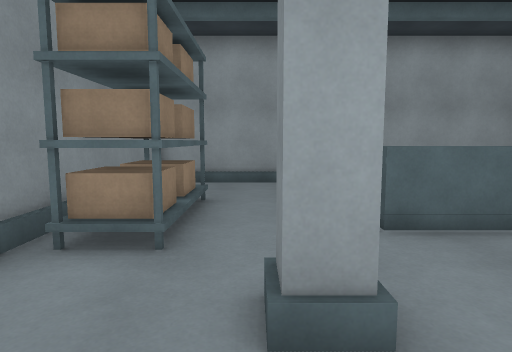
[1] (above)

18 first-person views from a walk through a scene from a Unity 3-D project. The camera is 1.4 m above the floor, tilts 6° down and sees 75° across. The floor is counted in squares, 1 m on a side. Each view is taken from the middle of a square. On the plan, view 1 faces up. The plan holds only what a view shows up to about 15 squares ahead; the rest is blank. The player character is not drawn.

[2]
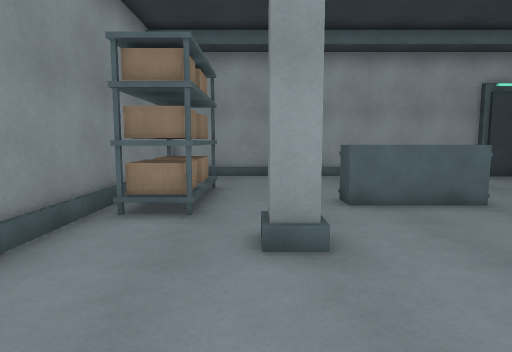

[3]
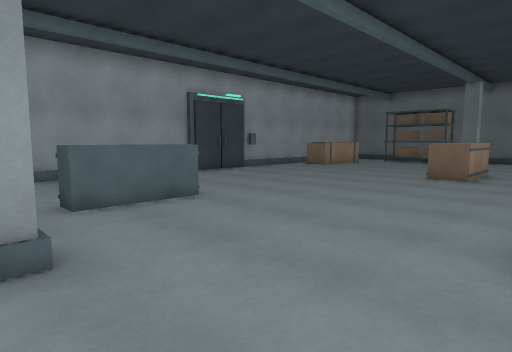

[4]
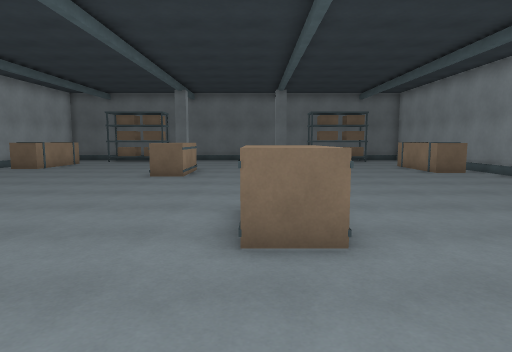

[5]
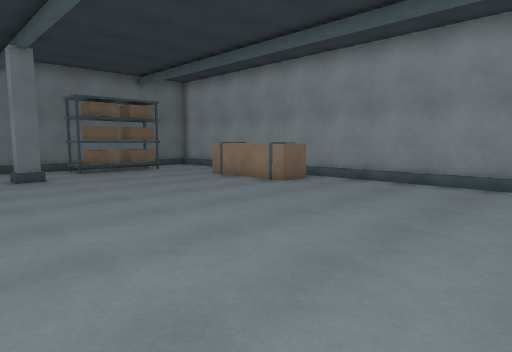

[6]
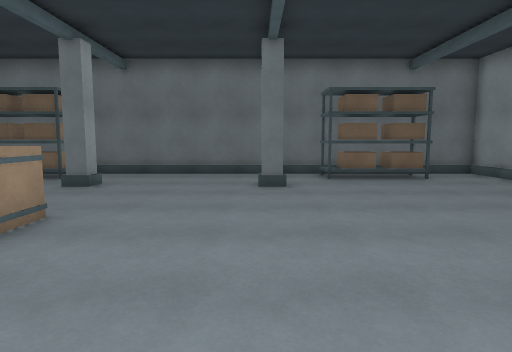

[7]
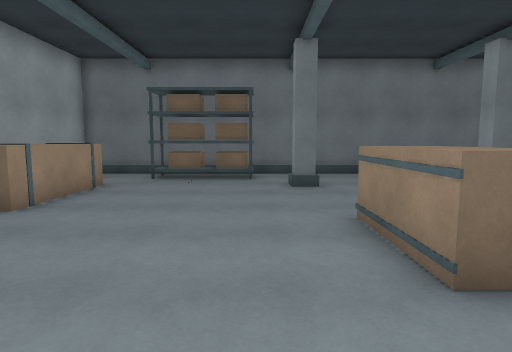

[8]
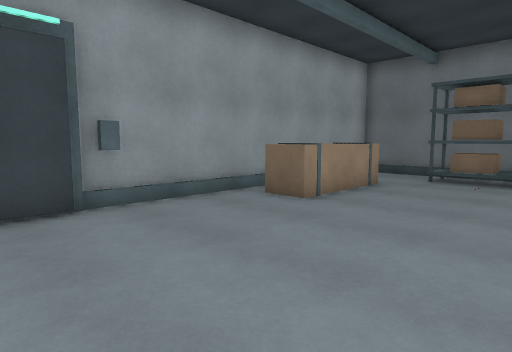

[9]
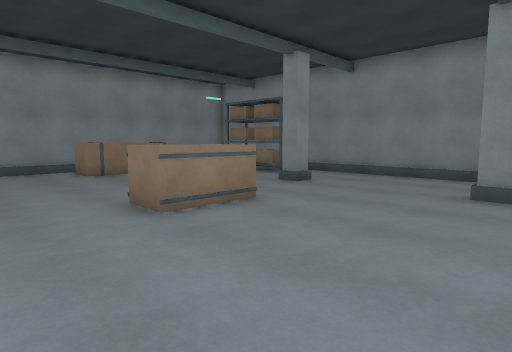

[10]
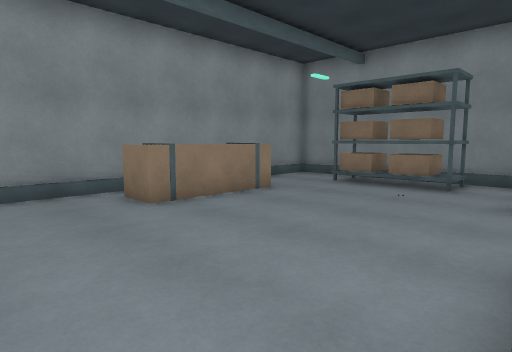

[11]
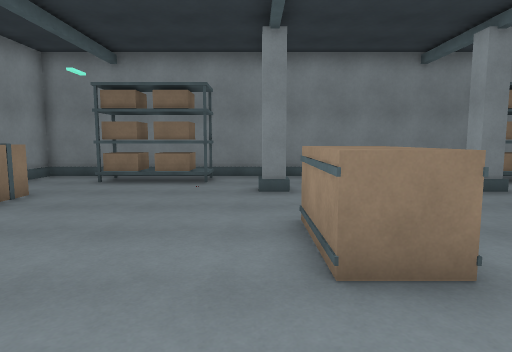

[12]
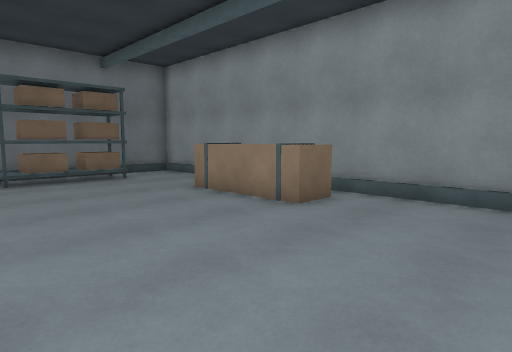

[13]
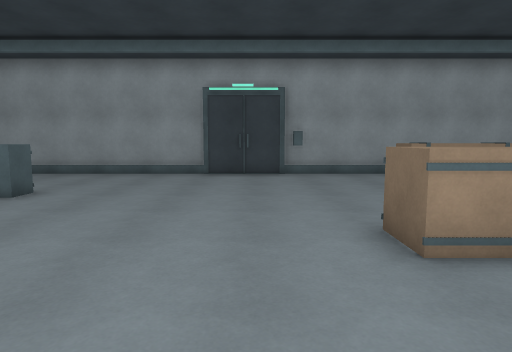

[14]
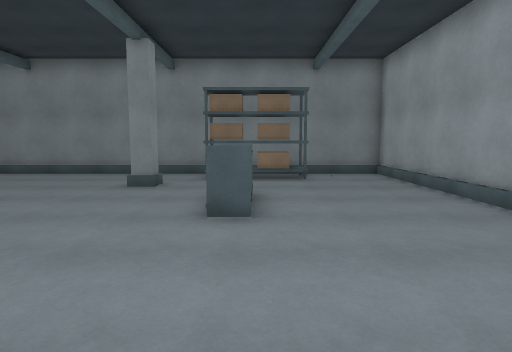

[15]
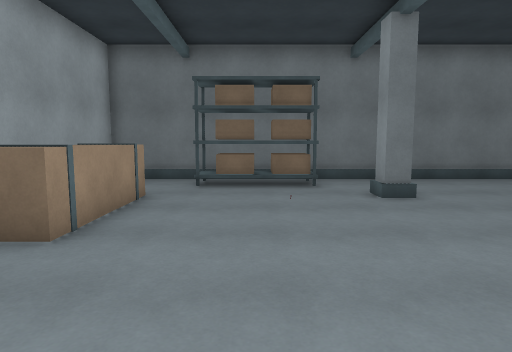

[16]
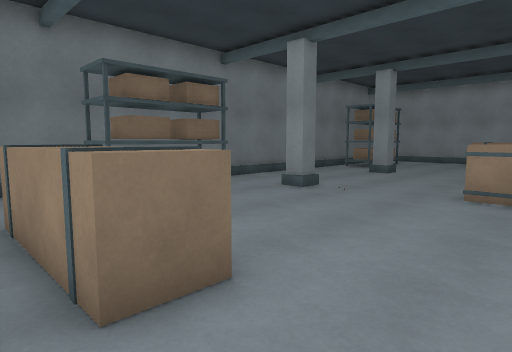

[17]
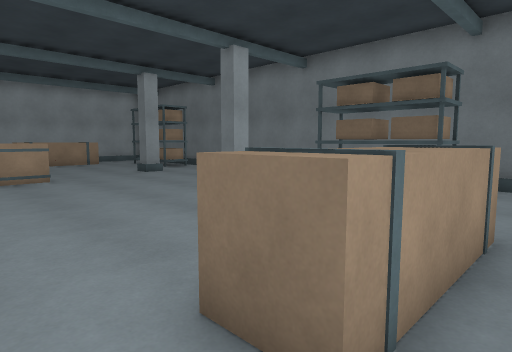

[18]
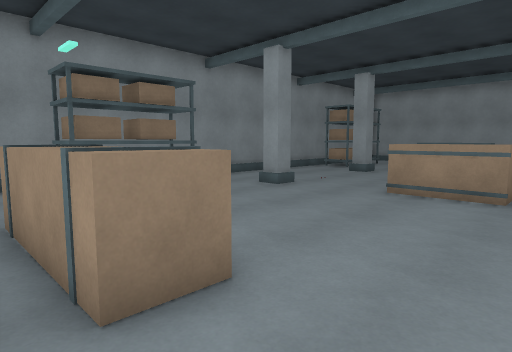

### Floor plan
Key: @ floor where view 1 was taken; # wall or solid block; . floor; / step, stairs or slope; ^ raised ledge; O other object.
Columns run from 4 left of view 1 to 25 right of it. Each row starts with its distance up from view 1.
 12 ##############   #############
 11 #////////////#####///////// /#
 10 #/...................OOOO.../#
  9 #/...................OOOO.../#
  8 #//........................//#
  7 #/O#......................#O/#
  6 #/##..^^^^................##/#
  5 #/O#..^^^^................#O/#
  4 #//........................//#
  3 #/..OO..................OO../#
  2 #/..O............OOOO...O.../#
  1 #/...............OOOO......./#
  0 #/..@......................./#
 -1 #/........................../#
 -2 #/......OOOO................/#
 -3 #/..OO..OOOO............OO../#
 -4 #/..O...................O.../#
 -5 #/........................../#
 -6 #/##......................##/#
 -7 #/##......................##/#
 -8 #/##......................##/#
 -9 #/O#......................#O/#
-10 #/....OOOO.........OOOO...../#
-11 #/....OOOO.........OOOO...../#
-12 #///  ///////////////////////#
-13 ##############################

Where each view was taken, in squares from view 1:
view 1: 0 up, 0 right, facing up
view 2: 2 down, 0 right, facing up
view 3: 2 down, 0 right, facing up-right
view 4: 2 down, 0 right, facing right
view 5: 1 down, 7 right, facing down-right
view 6: 3 down, 10 right, facing right
view 7: 4 up, 10 right, facing right
view 8: 4 up, 10 right, facing up-right
view 9: 4 up, 10 right, facing down-left
view 10: 3 down, 9 right, facing down-left
view 11: 4 down, 10 right, facing left
view 12: 4 down, 10 right, facing down-right
view 13: 3 down, 11 right, facing up
view 14: 6 up, 11 right, facing left
view 15: 6 up, 12 right, facing right
view 16: 11 up, 14 right, facing down-right
view 17: 12 down, 13 right, facing up-right
view 18: 12 down, 8 right, facing up-left
